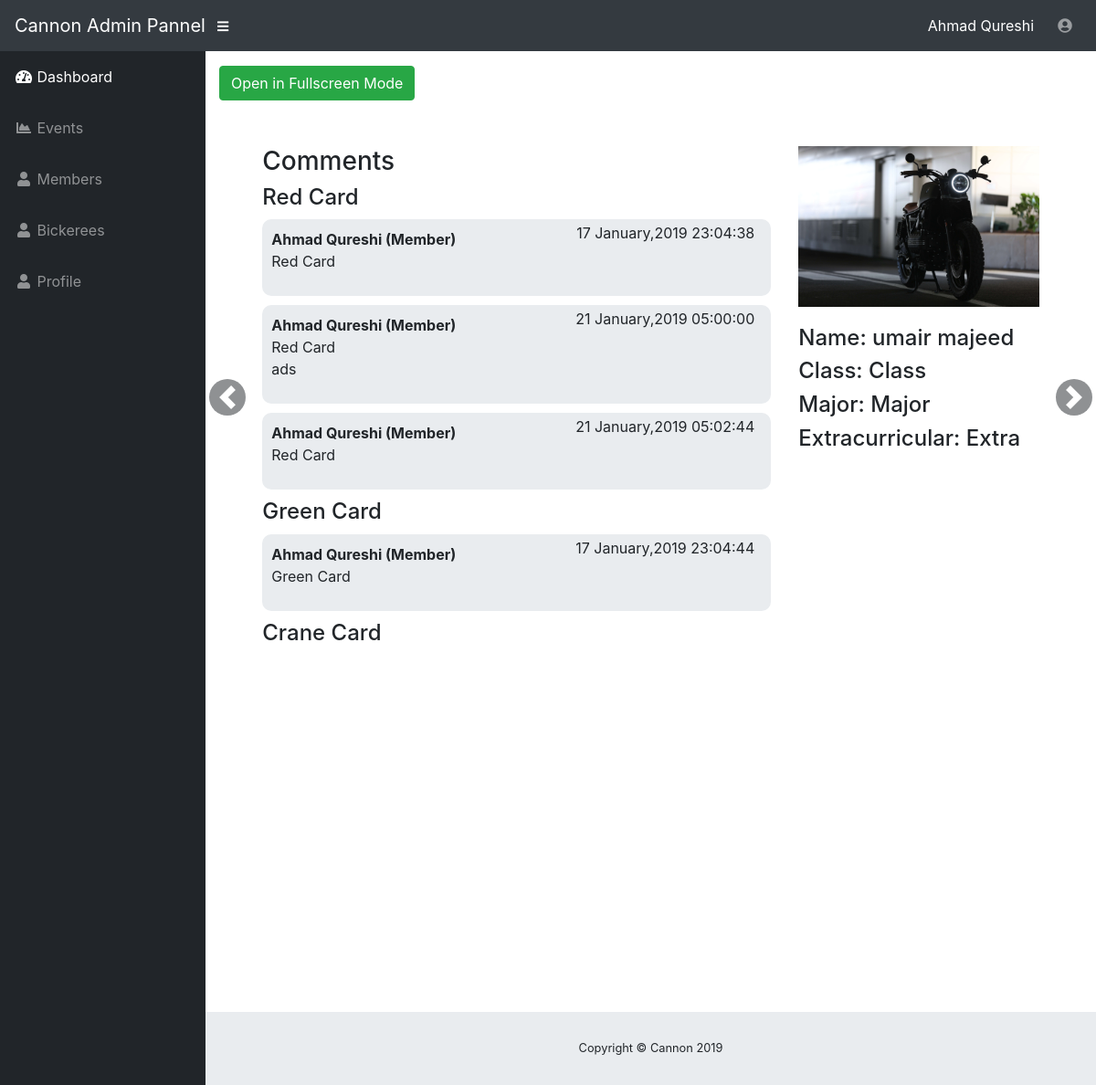
Screenshot of /view_slideshow.php (signed in) with the database file from the repository.
### tables this page shows
CREATE TABLE `users` (
  `id` int(11) NOT NULL,
  `f_name` varchar(255) NOT NULL,
  `l_name` varchar(255) NOT NULL,
  `email` varchar(255) NOT NULL,
  `username` varchar(255) NOT NULL,
  `password` varchar(255) NOT NULL,
  `hometown` varchar(255) NOT NULL,
  `user_pic` varchar(255) NOT NULL,
  `bick_class` varchar(255) NOT NULL,
  `major` varchar(255) NOT NULL,
  `extracurricular` varchar(255) NOT NULL,
  `status` int(11) NOT NULL COMMENT '1=active, 0=not active',
  `account_type` int(11) NOT NULL COMMENT '1=admin, 2=member, 3=bikerrer',
  `entery_date` date NOT NULL
);

CREATE TABLE `comments` (
  `id` int(11) NOT NULL,
  `user_id` int(11) NOT NULL,
  `bickree_id` int(11) NOT NULL,
  `comment_type` int(11) NOT NULL COMMENT '1=red card, 2=green card ,3=crane card, 4=last word',
  `detail` varchar(255) NOT NULL,
  `entery_date` timestamp NOT NULL DEFAULT CURRENT_TIMESTAMP ON UPDATE CURRENT_TIMESTAMP
);

### view_slideshow.php (the view, shortened to what this page needs)
<?php include 'include/config.php';
if(isset($_SESSION['admin']) && $_SESSION['admin'] !='')
{
?>
<?php include 'include/header.php';?>
        <div class="container-fluid">
          <button onclick="openFullscreen();" class="btn btn-success" style="margin-bottom: 30px;">Open in Fullscreen Mode</button>
            <div id="myvideo">
              <div id="carouselExampleControls" class="carousel slide" data-ride="carousel" data-interval="false">
                <div class="carousel-inner">
                  <?php
                  $counter = 0;
                  $get_image=$goodideas->query("SELECT CONCAT(f_name, ' ',  l_name) as complete_name,user_pic, email, username, hometown, bick_class, major, extracurricular, entery_date,id FROM users  where account_type=3");
                  if($get_image->num_rows > 0)
                  {
                    while($get_name_row = $get_image->fetch_array())
                    {
                      if($counter == 0)
                      {?>
                        <div class="carousel-item active">
                          <div class="main_seting">
                            <div class="row">
                              <div class="col-sm-8">
                                <div class="event_comments">
                                  <h3>Comments</h3>
                                  <?php
                                  $red=0;
                                  $get_com=$goodideas->query("SELECT * FROM comments where bickree_id='".$get_name_row['id']."' ORDER by comment_type asc ");
                                  if($get_com->num_rows > 0)
                                  {
                                    while($get_com_row=$get_com->fetch_array())
                                    {
                                      if($get_com_row['comment_type']!=$red && $get_com_row['comment_type']==1)
                                      {
                                        echo "<h4>Red Card</h4>";
                                      }
                                      else if($get_com_row['comment_type']!=$red && $get_com_row['comment_type']==2)
                                      {
                                        echo "<h4>Green Card</h4>";
                                      }
                                      else if($get_com_row['comment_type']!=$red && $get_com_row['comment_type']==3)
                                      {
                                        echo "<h4>Crane Card</h4>";
                                      }
                                      else if($get_com_row['comment_type']!=$red && $get_com_row['comment_type']==4)
                                      {
                                        echo "<h4>Last Card</h4>";
                                      }
                                      $red=$get_com_row['comment_type'];
                                    ?>
                                      <div class="col-sm-12 coment_box">
                                        <div class="coment_name">
                                          <span>
                                          <?php
                                          $get_name=$goodideas->query("SELECT * FROM users where id='".$get_com_row['user_id']."' ");
                                          if($get_name->num_rows > 0)
                                          {
                                            $get_name_row2=$get_name->fetch_array();
                                            echo $get_name_row2['f_name']." ".$get_name_row2['l_name']." ";
                                            if($get_name_row2['account_type']==2)
                                            {
                                              echo "(Member)";
                                            }
                                            else if($get_name_row2['account_type']==3)
                                            {
                                              echo "(Bickree)";
                                            }
                                          }
                                          ?>
                                          </span>
                                        </div>
                                        <div class="coment_detail">
                                          <p style="margin-bottom: 0;">
                                            <?php
                                            if($get_com_row['comment_type'] ==1)
                                            {
                                              echo "Red Card";
                                            }
                                            else if($get_com_row['comment_type'] ==2)
                                            {
                                              echo "Green Card";
                                            }
                                            ?>
                                          </p>
                                          <p><?php echo $get_com_row['detail'];?></p>
                                        </div>
                                        <div class="close_coment">
                                          <span style="float:left;padding-right: 10px;"><?php echo date("d F,Y" , strtotime($get_com_row['entery_date']))." ".date("H:i:s" , strtotime($get_com_row['entery_date']));?></span>
                                        </div>
                                      </div>
                                    <?php
                                    }
                                  }
                                  else
                                  {
                                    echo "No comments on this Bickree";
                                  }
                                  ?>
                                </div>
                              </div>
                              <div class="col-sm-4">
                                <div class="main_container">
                                  <div class="profile_img">
                                    <?php
                                    if($get_name_row['user_pic'] != '')
                                    {
                                    ?>
                                      <img src="uploads/<?php echo $get_name_row['user_pic'];?>" class="img-rounded" alt="" style="width:100%;" />
                                    <?php
                                    }
                                    ?>
                                  </div>
                                  <div class="prof_detail">
                                    <h4>Name: <?php echo $get_name_row['complete_name']; ?></h4>
                                    <h4>Class: <?php echo $get_name_row['bick_class']; ?></h4>
                                    <h4>Major: <?php echo $get_name_row['major']; ?></h4>
                                    <h4>Extracurricular: <?php echo $get_name_row['extracurricular']; ?></h4>
                                  </div>
                                </div>
                              </div>
                            </div>
                          </div>
                        </div>
                      <?php
                      }
                      $counter++;
                    }
                  }
                  ?>
                </div>
                <a class="carousel-control-prev" href="#carouselExampleControls" role="button" data-slide="prev">
                  <span class="carousel-control-prev-icon" aria-hidden="true"></span>
                </a>
                <a class="carousel-control-next" href="#carouselExampleControls" role="button" data-slide="next">
                  <span class="carousel-control-next-icon" aria-hidden="true"></span>
                </a>
              </div>
            </div>
        </div>
<?php include 'include/footer.php';?>
<?php
}
else
{
?>
<script>
  document.location='index.php';
</script>
<?php
}
?>

### include/header.php (shortened to what this page needs)
<!DOCTYPE html>
<html lang="en">
  <head>
    <link href="vendor/bootstrap/css/bootstrap.min.css" rel="stylesheet">
    <link href="vendor/fontawesome-free/css/all.min.css" rel="stylesheet" type="text/css">
    <link href="vendor/datatables/dataTables.bootstrap4.css" rel="stylesheet">
    <link href="css/sb-admin.css" rel="stylesheet">
  </head>
  <body id="page-top">
    <nav class="navbar navbar-expand navbar-dark bg-dark static-top">
      <a class="navbar-brand mr-1" href="dashboard.php">Cannon Admin Pannel</a>
      <button class="btn btn-link btn-sm text-white order-1 order-sm-0" id="sidebarToggle" href="#">
        <i class="fas fa-bars"></i>
      </button>
      <form class="d-none d-md-inline-block form-inline ml-auto mr-0 mr-md-3 my-2 my-md-0">
        <span style="color:white;">
          <?php
          $get_name=$goodideas->query("SELECT * FROM users where id='".$_SESSION['admin']."' ");
          if($get_name->num_rows > 0)
          {
            $get_name_row=$get_name->fetch_array();
            echo $get_name_row['f_name']." ".$get_name_row['l_name'];
          }
          ?>
        </span>
      </form>
      <ul class="navbar-nav ml-auto ml-md-0">
        <li class="nav-item dropdown no-arrow">
          <a class="nav-link dropdown-toggle" href="#" id="userDropdown" role="button" data-toggle="dropdown" aria-haspopup="true" aria-expanded="false">
            <?php
            if($get_name_row['user_pic'] != '')
            {
            ?>
              <img src="uploads/<?php echo $get_name_row['user_pic'];?>" width="40" height="40" style="border-radius: 50px;">
            <?php
            }
            else
            {
            ?>
               <i class="fas fa-user-circle fa-fw"></i>
            <?php
            }
            ?>
          </a>
        </li>
      </ul>
    </nav>
    <div id="wrapper">
      <ul class="sidebar navbar-nav">
        <li class="nav-item active">
          <a class="nav-link" href="dashboard.php">
            <i class="fas fa-fw fa-tachometer-alt"></i>
            <span>Dashboard</span>
          </a>
        </li>
        <li class="nav-item">
          <a class="nav-link" href="events.php">
            <i class="fas fa-fw fa-chart-area"></i>
            <span>Events</span></a>
        </li>
        <li class="nav-item">
          <a class="nav-link" href="users.php">
            <i class="fas fa-fw fa-user"></i>
            <span>Members</span></a>
        </li>
        <li class="nav-item">
          <a class="nav-link" href="Bickeree.php">
            <i class="fas fa-fw fa-user"></i>
            <span>Bickerees</span></a>
        </li>
        <li class="nav-item">
          <a class="nav-link" href="profile.php">
            <i class="fas fa-fw fa-user"></i>
            <span>Profile</span></a>
        </li>
      </ul>
      <div id="content-wrapper">

### css/sb-admin.css (style rules this page uses)
html { position: relative; min-height: 100%; }
body { height: 100%; }
#wrapper { display: -webkit-box; display: -ms-flexbox; display: flex; }
#wrapper #content-wrapper { overflow-x: hidden; width: 100%; padding-top: 1rem; padding-bottom: 80px; }
.navbar-nav .nav-item.active .nav-link { color: #fff; }
.navbar-nav .nav-item.dropdown .dropdown-toggle::after { width: 1rem; text-align: center; float: right; vertical-align: 0; border: 0; font-weight: 900; content: '\f105'; font-family: 'Font Awesome 5 Free'; }
.navbar-nav .nav-item.dropdown.no-arrow .dropdown-toggle::after { display: none; }
.sidebar { width: 90px !important; background-color: #212529; min-height: calc(100vh - 56px); }
.sidebar .nav-item:last-child { margin-bottom: 1rem; }
.sidebar .nav-item .nav-link { text-align: center; padding: 0.75rem 1rem; width: 90px; }
.sidebar .nav-item .nav-link span { font-size: 0.65rem; display: block; }
.sidebar .nav-item .nav-link { color: rgba(255, 255, 255, 0.5); }
@media (min-width: 768px) { .sidebar { width: 225px !important; } }
@media (min-width: 768px) { .sidebar .nav-item .nav-link { display: block; width: 100%; text-align: left; padding: 1rem; width: 225px; } }
@media (min-width: 768px) { .sidebar .nav-item .nav-link span { font-size: 1rem; display: inline; } }
:root { --input-padding-x: 0.75rem; --input-padding-y: 0.75rem; }
.profile_img { width: 100%; }
.event_comments { height: 550px; overflow-y: scroll; }
.prof_detail { margin: 20px 0px; }
.coment_box { background: #e9ecef; padding: 10px; border-radius: 10px; position: relative; margin: 10px 0px; }
.coment_name span { font-weight: bold; }
.close_coment { position: absolute; top: 3px; right: 8px; }
.main_seting { width: 90%; margin: 0 auto; }
div#myvideo { background: white; padding: 20px 0px; }

### view_slideshow.php (style rules this page uses)
.carousel-control-prev-icon { background-color: #212529; padding: 20px; border-radius: 50px; background-size: 65%; }
.carousel-control-next-icon { background-color: #212529; padding: 20px; border-radius: 50px; background-size: 65%; }
.carousel-control-next, .carousel-control-prev { width: 2% !important; }

### rows the page displays
users: f_name "Ahmad", l_name "Qureshi"
users: user_pic (picture), complete_name "umair majeed", bick_class "Class", major "Major", extracurricular "Extra"
comments: comment_type "Red Card", user.f_name "Ahmad", user.l_name "Qureshi", shows "(Member)", entery_date "17 January,2019", entery_date "23:04:38"
comments: user.f_name "Ahmad", user.l_name "Qureshi", shows "(Member)", comment_type "Red Card", detail "ads", entery_date "21 January,2019", entery_date "05:00:00"
comments: user.f_name "Ahmad", user.l_name "Qureshi", shows "(Member)", comment_type "Red Card", entery_date "21 January,2019", entery_date "05:02:44"
comments: comment_type "Green Card", user.f_name "Ahmad", user.l_name "Qureshi", shows "(Member)", entery_date "17 January,2019", entery_date "23:04:44"
comments: comment_type "Crane Card"
